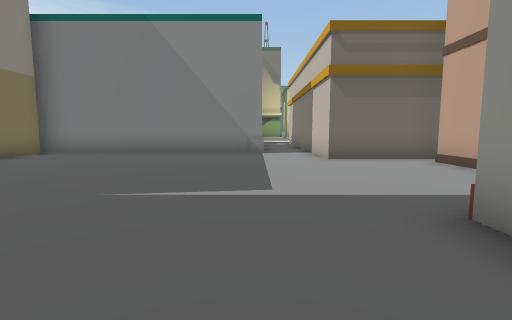
[1] (above)

24 first-person views from a walk through a Unity game level. The camera is 1.5 m above the floor, tilts 6° down and sees 85° across. The floor is counted in squares, 2 m on a side. Each view is taken from the middle of a square. On the plan, view 1 faces up. The plan holds only what a view shows up to about 10 squares ahead; the rest is blank. The place goes on beyond the plan. The player is left out.

[2]
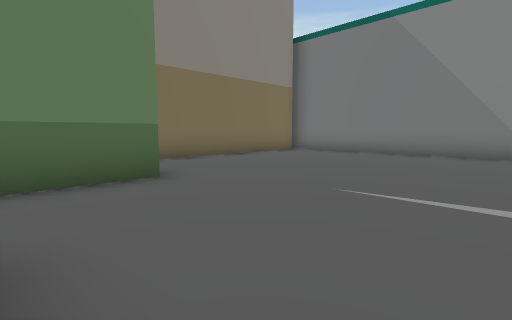

[3]
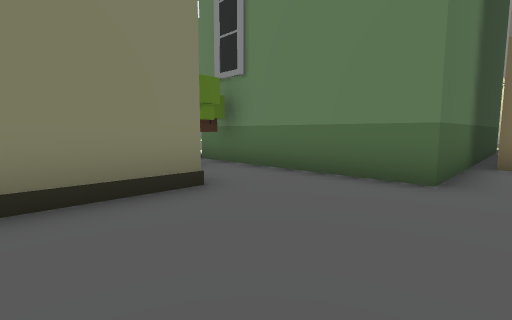

[4]
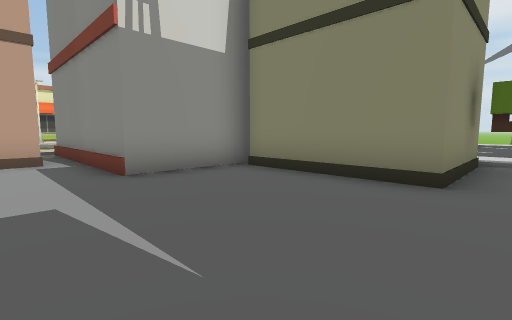

[5]
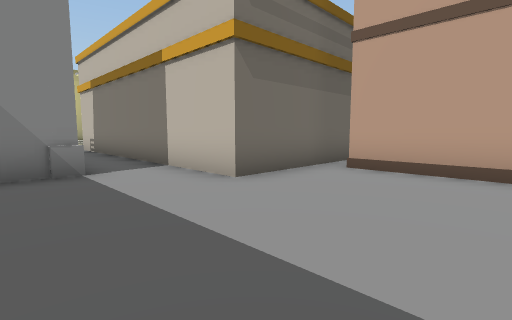

[6]
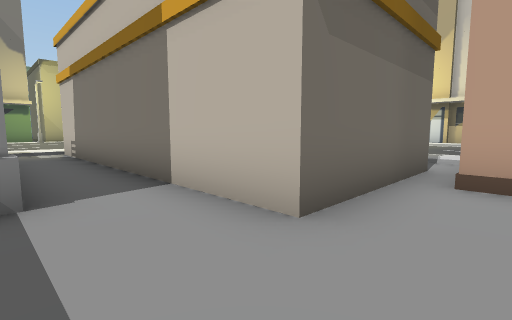

[7]
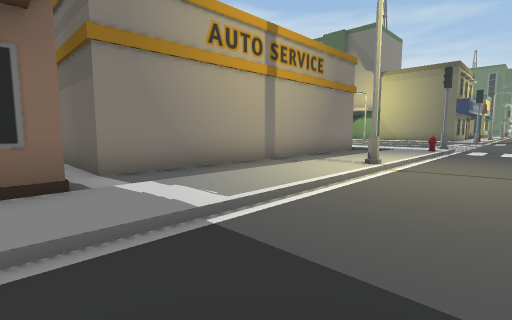

[8]
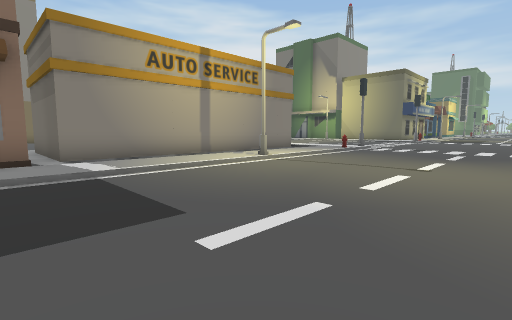

[9]
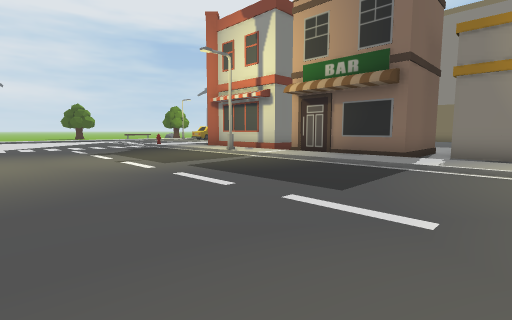

[10]
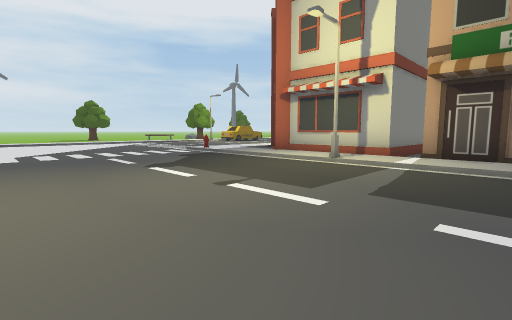

[11]
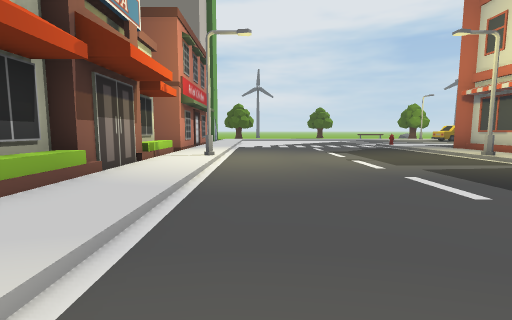

[12]
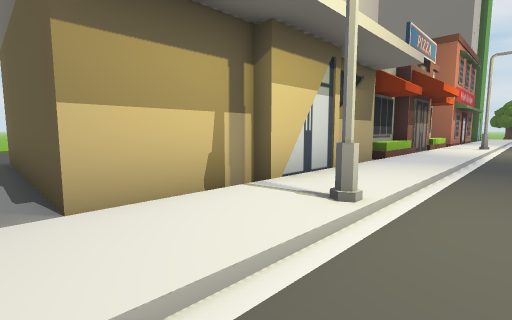

[13]
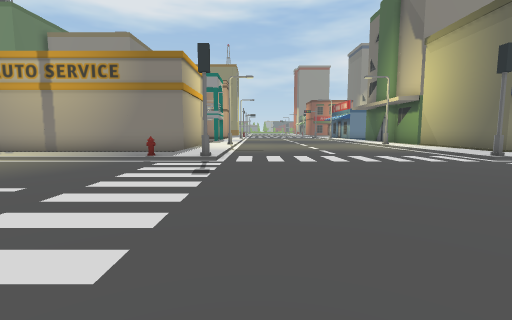

[14]
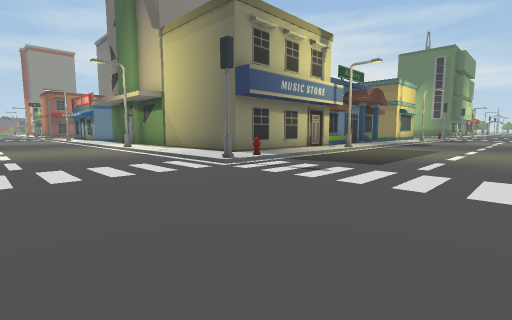

[15]
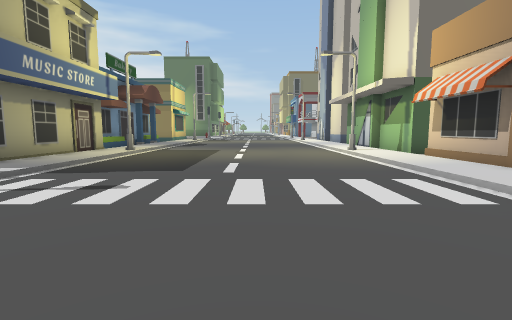

[16]
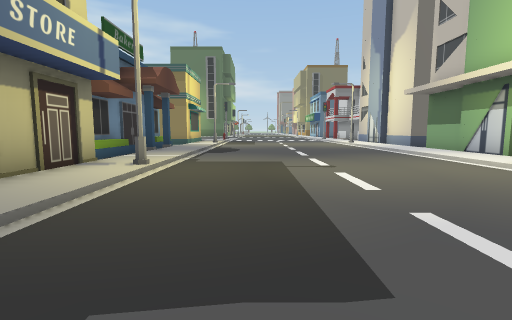

[17]
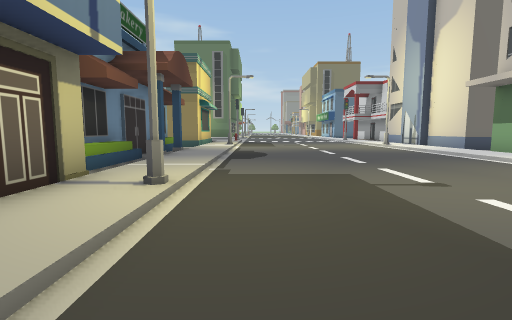

[18]
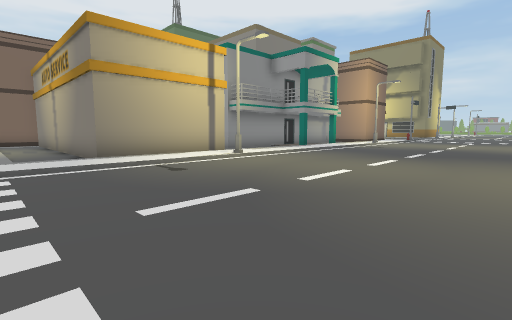

[19]
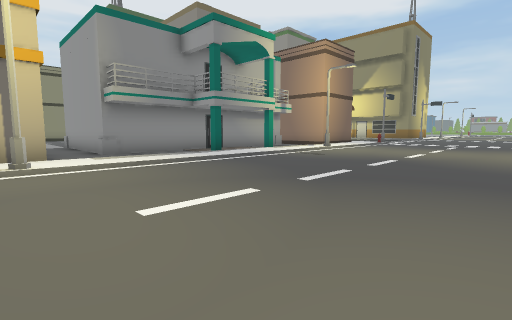

[20]
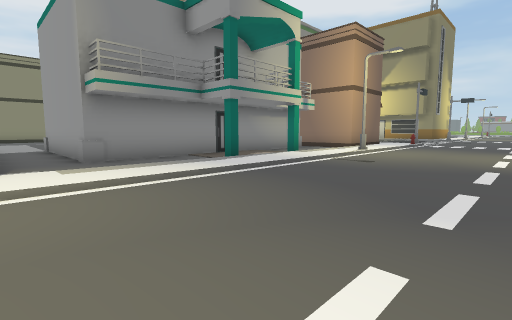

[21]
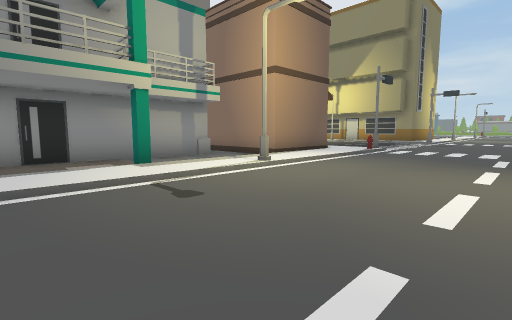

[22]
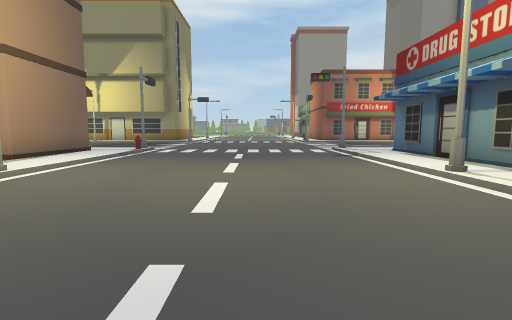

[23]
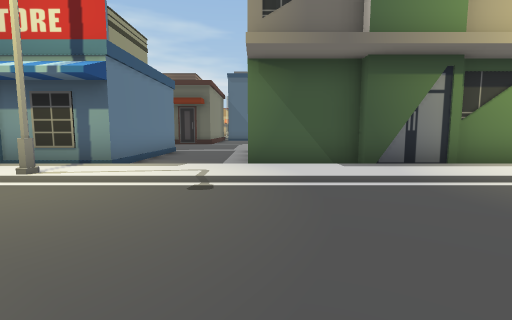

[24]
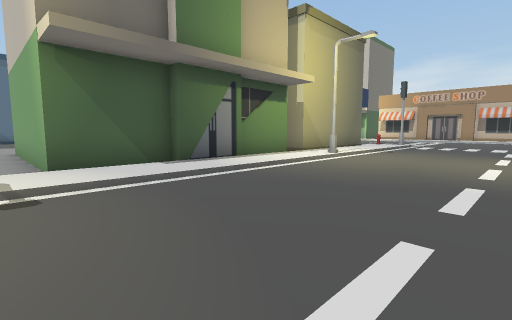

### Floor plan
Key: @ floor where view 1 was taken; # wall or solid block; x gap in a wall; . main floor; : floor 0.25 m higher than the main floor; / step, stairs or slope; ^ raised ledge; B building; T tree; S streetlight; O other object.
Columns run from 13 left of view 1 to 20 right of it. Each row starts with its distance up from view 1.
 38                    BB:/....../:
 37                    B.:/....../:B
 36                    B.:/....../:B
 35                    BB:/....../:B
 34                    BB:/....../:B
 33                     ///....../:B
 32          B          #:/....../:B
 31       #..B          #:S......S:BBB
 30       #..B          #:/....../:#
 29       #..B          #:/....../:#
 28       #..B          #:/....../:#
 27  ######..BBBBBBB#####:/....../:#
 26 ::::::::::::::::::::::O....../:
 25 /////S/////////S//////#....../
 24 .............................
 23 ............................
 22 ............................
 21 ............................
 20 .............................
 19 ............................./
 18 O////S/////////S//////#......
 17 ::::::::::::::::::::::/.....
 16  ###....#.#....BBBBB.:O.....
 15    #...........B   B.:/.....
 14    #.#########.B   B.:/....../:...
 13              #.B   B.:/....../:BBB
 12              #.B   B.:S......S:B
 11              #.B   B.:/....../:B
 10        #######.B   B.:/....../:B
  9       B........B   B.:/....../:B
  8       B........BBBBB.:/....../:B
  7       B..............:/....../:B
  6       B...........###:/....../:B
  5       B...........###:/....../:B
  4       B...........###:/....../:B
  3       B...........###:/....../:B
  2  BBBBBBBB......###^^x:/....../:B
  1         B......#    #:S......S:B
  0         B....@.#    #:/....../:B
 -1         B..BBBB^    #:/....../:##
 -2          TTB        #:/......
 -3         B..B          /......
 -4           ::           ......
 -5           //            .....

Where each view was taken, in squares from view 1:
view 1: 0 up, 0 right, facing up
view 2: 0 up, 0 right, facing up-left
view 3: 3 up, 0 right, facing down-left
view 4: 4 up, 3 left, facing down-right
view 5: 4 up, 1 left, facing up-right
view 6: 6 up, 0 right, facing up-right
view 7: 6 up, 11 right, facing up-left
view 8: 6 up, 14 right, facing up-left
view 9: 9 up, 15 right, facing down-left
view 10: 5 up, 15 right, facing down-left
view 11: 9 up, 15 right, facing down
view 12: 14 up, 15 right, facing down-right
view 13: 19 up, 16 right, facing left
view 14: 21 up, 14 right, facing up-left
view 15: 22 up, 13 right, facing up
view 16: 26 up, 11 right, facing up
view 17: 28 up, 10 right, facing up
view 18: 24 up, 8 right, facing down-left
view 19: 24 up, 3 right, facing down-left
view 20: 22 up, 2 right, facing down-left
view 21: 22 up, 3 left, facing down-left
view 22: 22 up, 3 left, facing left
view 23: 21 up, 4 left, facing up
view 24: 21 up, 5 left, facing up-right
